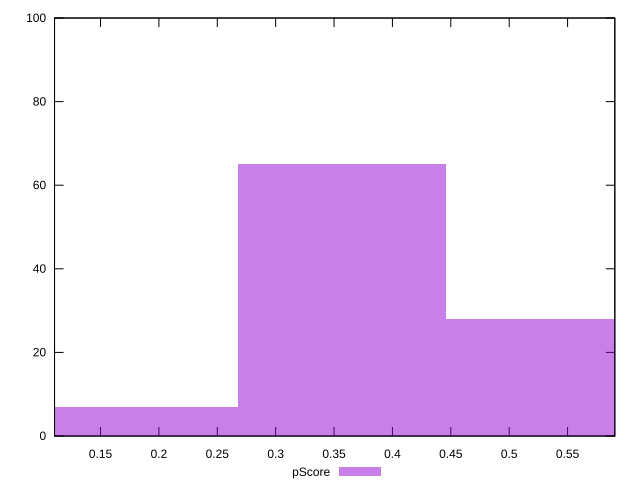

Write gnuplot code to recreate this figure.
reset

$pScore <<EOF
0.5347465124482252 28
0.3564976749654835 65
0.17824883748274176 7
EOF

set key outside below
set boxwidth 0.17824883748274176
set xrange [0.11061000796750475:0.5904670414105198]
set yrange [0:100]
set trange [0:100]
set style fill transparent solid 0.5 noborder
set terminal svg size 640, 490 enhanced background rgb 'white'
set output "report_00020_2021-02-19T21:17:38.612Z2/total-blocking-time/samples/pages+cached/pScore/histogram.svg"

plot $pScore title "pScore" with boxes

reset
